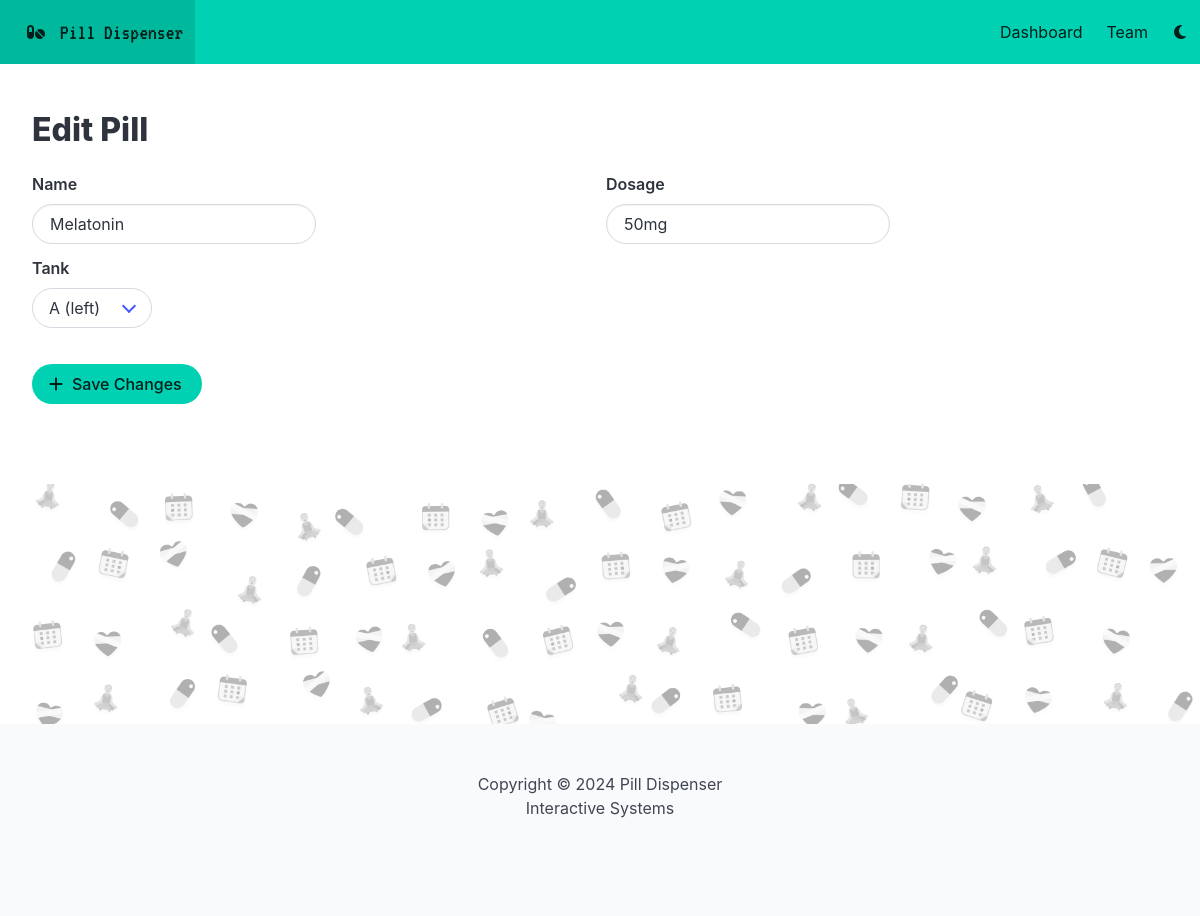
/edit_pill/1, run on the app's committed database.
### app.py (models this page shows)
class Pill(db.Model):
    id = db.Column(db.Integer, primary_key=True)
    name = db.Column(db.String(100), nullable=False)
    dosage = db.Column(db.String(20), nullable=False) # '1mg', '2mg', '3mg', '4mg', '5mg'
    tank = db.Column(db.String(1), nullable=False, default='a') # 'a', 'b'
    schedules = db.relationship('Schedule', backref='pill', lazy=True)

### app.py (the view)
@app.route('/edit_pill/<int:pill_id>', methods=['GET', 'POST'])
def edit_pill(pill_id):
    pill = Pill.query.get_or_404(pill_id)
    if request.method == 'POST':
        pill.name = request.form['name']
        pill.dosage = request.form['dosage']
        pill.tank = request.form['tank']
        db.session.commit()
        return redirect('/')
    return render_template('edit_pill.html', pill=pill)

### templates/edit_pill.html (shortened to what this page needs)
{% extends 'base.html' %}
{% block body %}
<section class="mt-6">
    <h1 class="title">Edit Pill</h1>
    <form action="/edit_pill/{{ pill.id }}" method="POST">
        <div class="fixed-grid">
            <div class="grid">
              <div class="cell">
                <div class="field">
                    <label for="name" class="label">Name</label>
                    <input class="input is-rounded" style="width: max-content;" type="text" id="name" name="name" value="{{ pill.name }}">
                </div>
              </div>
              <div class="cell">
                <div class="field">
                    <label for="dosage" class="label">Dosage</label>
                    <input class="input is-rounded" style="width: max-content;" type="text" id="dosage" name="dosage" value="{{ pill.dosage }}">
                </div>
              </div>
              <div class="cell">
                <div class="field">
                    <label for="tank" class="label">Tank</label>
                    <div class="select is-rounded" style="width: max-content;">
                        <select id="tank" name="tank">
                            <option value="a" {% if pill.tank == 'a' %} selected {% endif %}>A (left)</option>
                        </select>
                    </div>
                </div>
              </div>
            </div>
          </div>
        <button type="submit" class="button is-primary is-rounded mt-3">
            <span class="icon">
                <i class="fa-solid fa-plus"></i>
            </span>
            <span>
                Save Changes
            </span>
        </button>
    </form>
</section>
{% endblock %}

### static/css/main.css (style rules this page uses)
* { -webkit-box-sizing: border-box; -moz-box-sizing: border-box; box-sizing: border-box; }

### data on the page
Pill: name "Melatonin", dosage "50mg", tank "A (left)"
